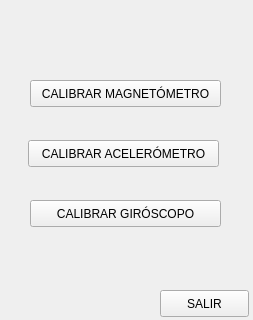
<?xml version="1.0" encoding="UTF-8"?>
<ui version="4.0">
 <class>Form</class>
 <widget class="QWidget" name="Form">
  <property name="geometry">
   <rect>
    <x>0</x>
    <y>0</y>
    <width>253</width>
    <height>320</height>
   </rect>
  </property>
  <property name="windowTitle">
   <string>CALIBRAR SENSORES</string>
  </property>
  <widget class="QPushButton" name="SetMagnetometro">
   <property name="geometry">
    <rect>
     <x>30</x>
     <y>80</y>
     <width>191</width>
     <height>27</height>
    </rect>
   </property>
   <property name="text">
    <string>CALIBRAR MAGNETÓMETRO</string>
   </property>
  </widget>
  <widget class="QPushButton" name="SetAcelerometro">
   <property name="geometry">
    <rect>
     <x>28</x>
     <y>140</y>
     <width>191</width>
     <height>27</height>
    </rect>
   </property>
   <property name="text">
    <string>CALIBRAR ACELERÓMETRO</string>
   </property>
  </widget>
  <widget class="QPushButton" name="SetGiroscopo">
   <property name="geometry">
    <rect>
     <x>30</x>
     <y>200</y>
     <width>191</width>
     <height>27</height>
    </rect>
   </property>
   <property name="text">
    <string>CALIBRAR GIRÓSCOPO</string>
   </property>
  </widget>
  <widget class="QPushButton" name="Salir">
   <property name="geometry">
    <rect>
     <x>160</x>
     <y>290</y>
     <width>89</width>
     <height>27</height>
    </rect>
   </property>
   <property name="text">
    <string>SALIR</string>
   </property>
  </widget>
 </widget>
 <resources/>
 <connections/>
</ui>
